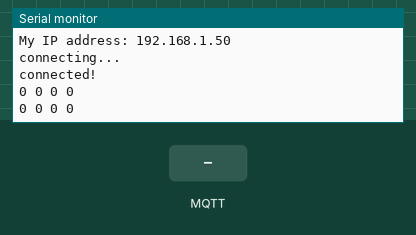
Simulated run of this sketch. Board: Arduino Uno, built with avr-gcc and run on an emulated ATmega328P. On the bench: the last lines printed to the serial monitor. The inputs (shaded band) are chosen by the test bench. WiFi joins after 1.5 s; servers stay silent unless stated; no MQTT or app messages arrive unless stated.

Above: at 2.7 s.
2.8 s: MQTT message "1" arrives on the first subscribed topic
At 4.1 s:
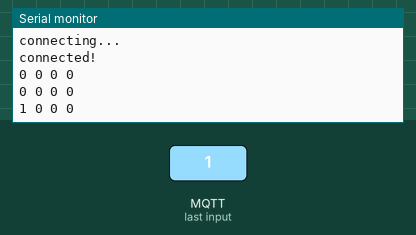
4.3 s: MQTT message "1" arrives on the second subscribed topic
At 5.4 s:
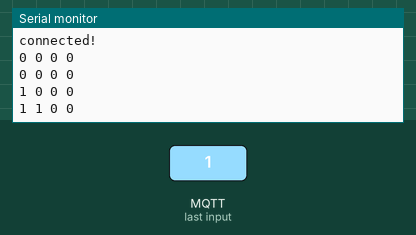

The sketch:

shiftr-receive-sensor-values.ino
```cpp
//this is the basic sketch that receives values from shift and sends through Serial.

// This example uses an Arduino Uno together with
// an Ethernet Shield to connect to shiftr.io.
// It also automatically asks for an IP address. This code was taken from
// EXAMPLES/Ethernet/DhcpAddressPrinter
//
// You can see the information here"
// https://shiftr.io/buddadweet/Foresta-Inclusive
//
// by Joël Gähwiler
// https://github.com/256dpi/arduino-mqtt


#include <Ethernet.h>
#include <MQTT.h>
#include <SPI.h> //from DhcpAddressPrinter


    // from DhcpAddressPrinter
                byte mac[] = {
                  0x00, 0xAA, 0xBB, 0xCC, 0xDE, 0x07 /*change mac address so it is different from the programme
                  on send arduino */
                };
    // end from DhcpAddressPrinter

EthernetClient net;
MQTTClient client;

unsigned long lastMillis = 0;
int luxReading = 0;   // This is for the received lux sensor value sent by shiftr
int rainReading = 0;   // This is for the received rain sensor value sent by shiftr
int pollenReading = 0;   // This is for the received particle sensor value sent by shiftr
int windReading = 0;  // This is for the received wind sensor value sent by shiftr

void setup() {
  Serial.begin(9600);

    // from DhcpAddressPrinter
                   // start the Ethernet connection:
                    Serial.println("Initialize Ethernet with DHCP:");
                    if (Ethernet.begin(mac) == 0) {
                      Serial.println("Failed to configure Ethernet using DHCP");
                      if (Ethernet.hardwareStatus() == EthernetNoHardware) {
                        Serial.println("Ethernet shield was not found.  Sorry, can't run without hardware. :(");
                      } else if (Ethernet.linkStatus() == LinkOFF) {
                        Serial.println("Ethernet cable is not connected.");
                      }
                      // no point in carrying on, so do nothing forevermore:
                     while (true) {
                        delay(1);
                      }
                    }
                    // print your local IP address:
                    Serial.print("My IP address: ");
                    Serial.println(Ethernet.localIP());
    // end from DhcpAddressPrinter


    // Note: Local domain names (e.g. "Computer.local" on OSX) are not supported by Arduino.
    // You need to set the IP address directly.
    client.begin("broker.shiftr.io", net);
    client.onMessage(messageReceived);  // call this function (message received) whenever there is a message

    connect();

}

void loop() {
  client.loop();

  if (!client.connected()) {
    connect();
  }

  // This sends the threshold value to the wifi module
  if (millis() - lastMillis > 1000) {
    lastMillis = millis();
    Serial.print(luxReading); Serial.print(" "); Serial.print(rainReading); Serial.print(" ");
    Serial.print(pollenReading); Serial.print(" "); Serial.print (windReading); Serial.println(" ");
  }

      // from DhcpAddressPrinter
                        switch (Ethernet.maintain()) {
                        case 1:
                          //renewed fail
                          Serial.println("Error: renewed fail");
                          break;

                        case 2:
                          //renewed success
                          Serial.println("Renewed success");
                          //print your local IP address:
                          Serial.print("My IP address: ");
                          Serial.println(Ethernet.localIP());
                          break;

                        case 3:
                          //rebind fail
                          Serial.println("Error: rebind fail");
                          break;

                        case 4:
                          //rebind success
                          Serial.println("Rebind success");
                          //print your local IP address:
                          Serial.print("My IP address: ");
                          Serial.println(Ethernet.localIP());
                          break;

                        default:
                          //nothing happened
                          break;

                      }
      // end from DhcpAddressPrinter


}

void connect() {
  Serial.print("connecting...");
  while (!client.connect("test", "83aa4496", "02ffd19115bcd0ed")) {
    Serial.print(".");
    delay(1000);
  }

  Serial.println("\nconnected!");  //  '/n' means start at new line

  client.subscribe("/Lux");  //     '/' all names start with a slash
  client.subscribe("/Rain");  //     '/' all names start with a slash
  client.subscribe("/Particles10");  //     '/' all names start with a slash
  client.subscribe("/Wind");
}

void messageReceived(String &topic, String &payload) {   // string is a type of variable - a series of characters (topic= /WetSoil  payload= the value
  if (topic== "/Lux"){
   luxReading = payload.toInt(); // this translates the payload string into and integer, which is now stored in luxReading
  }
  if (topic== "/Rain"){
   rainReading = payload.toInt(); // this translates the payload string into and integer, which is now stored in rainReading
  }
  if (topic== "/Particles10"){
   pollenReading = payload.toInt(); // this translates the payload string into and integer, which is now stored in pollenReading
  }
  if (topic== "/Wind"){
   windReading = payload.toInt(); // this translates the payload string into and integer, which is now stored in windReading
  }
  //Serial.println("incoming: " + topic + " - " + payload);  // see serial - this is how the information is displayed
}
```

Measured:
- after the input at 2.8 s, the serial monitor: prints a new line after 0.76 s (image 1)
- after the input at 4.3 s, the serial monitor: prints a new line after 0.26 s (image 2)
